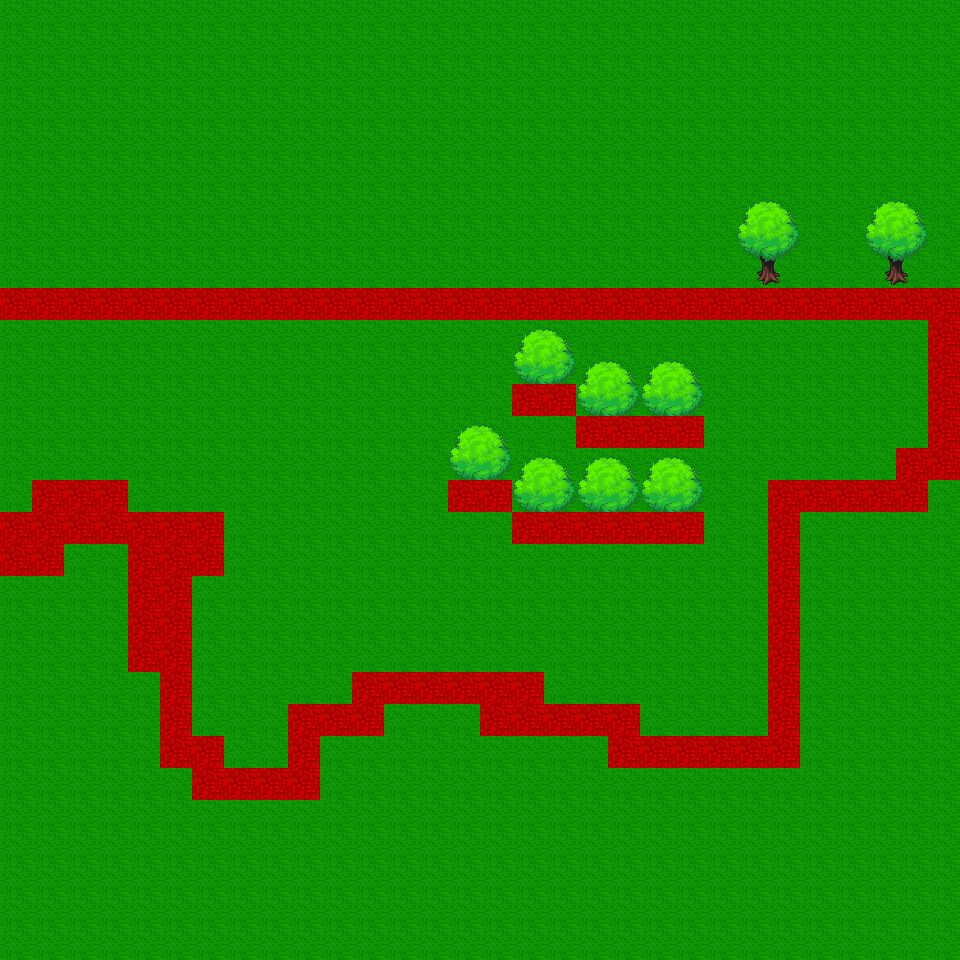

A 2D game scene composited from a Tiled map and its tileset images. What follows is a short description and the map's XML, with each tile layer's data collapsed to a summary:
An orthogonal 30x30 tile map with 32x32 px tiles, 5 tile layers (bcground, trees, bigtr, bigtr2, ...), 2 tilesets and 1 object.

<map version="1.0" orientation="orthogonal" renderorder="right-down" width="30" height="30" tilewidth="32" tileheight="32" nextobjectid="1">
 <tileset firstgid="1" name="5z1KX" tilewidth="32" tileheight="32" tilecount="483">
  <image source="../5z1KX.png" width="736" height="672" />
  <tile id="97">
   <objectgroup draworder="index">
    <object id="0" x="-0.0625" y="0" width="32.0625" height="32" />
   </objectgroup>
  </tile>
 </tileset>
 <tileset firstgid="484" name="32x32_map_tile v1.0" tilewidth="32" tileheight="32" tilecount="120">
  <image source="../32x32_map_tile v1.0.png" width="502" height="263" />
  <terraintypes>
   <terrain name="11" tile="-1" />
   <terrain name="Новый участок" tile="-1" />
  </terraintypes>
  <tile id="2" terrain="1,1,1,1" />
  <tile id="3" terrain="1,,1," />
  <tile id="45" terrain=",0,0,0" />
  <tile id="46" terrain="0,,0,0" />
  <tile id="60" terrain="0,0,0,0" />
  <tile id="61" terrain="0,0,0,0" />
  <tile id="75" terrain="0,0,0,0" />
  <tile id="76" terrain="0,0,0,0" />
 </tileset>
 <layer name="bcground" width="30" height="30">
  <data>[900 cells, 900 non-empty, 1 distinct tile ids]</data>
 </layer>
 <layer name="trees" width="30" height="30">
  <data>[900 cells, 89 non-empty, 1 distinct tile ids]</data>
 </layer>
 <layer name="bigtr" width="30" height="30">
  <data>[900 cells, 36 non-empty, 6 distinct tile ids]</data>
 </layer>
 <layer name="bigtr2" width="30" height="30">
  <data>[900 cells, 18 non-empty, 6 distinct tile ids]</data>
 </layer>
 <layer name="Collisions" width="30" height="30">
  <data>[900 cells, 112 non-empty, 1 distinct tile ids]</data>
 </layer>
</map>
